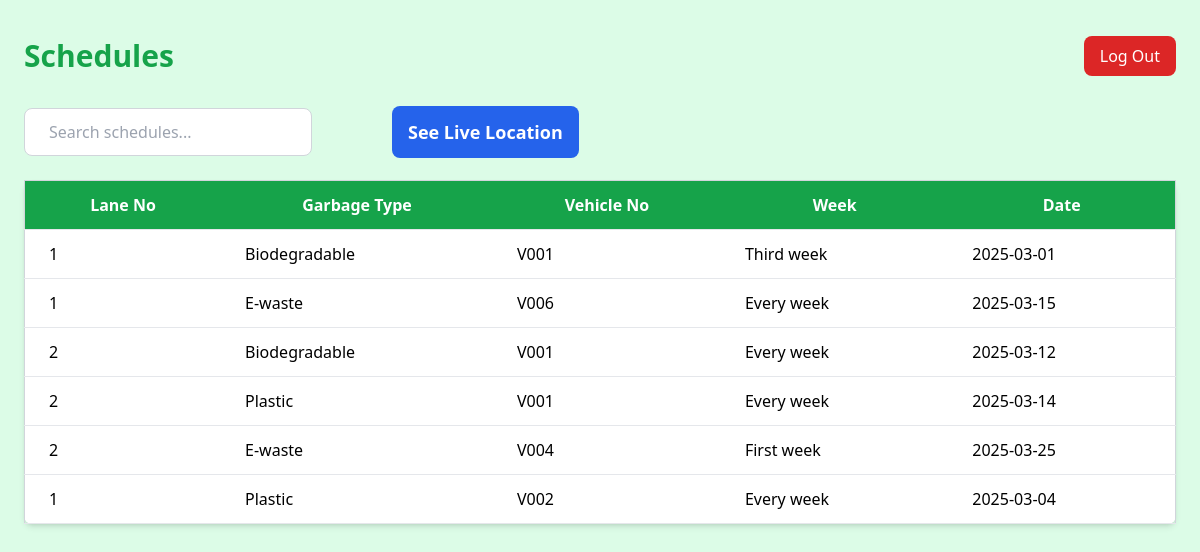
Page /user/view_schedules1.php (signed in) on the committed database.
### tables this page shows
CREATE TABLE IF NOT EXISTS `schedule` (
  `id` int NOT NULL AUTO_INCREMENT,
  `lane_no` varchar(50) NOT NULL,
  `garbage_type` enum('Plastic','Biodegradable','E-waste') NOT NULL,
  `day` varchar(50) NOT NULL,
  `week` enum('Every week','First week','Second week','Third week','Fourth week') NOT NULL,
  `vehicle_no` varchar(50) NOT NULL,
  PRIMARY KEY (`id`)
);

### user/view_schedules1.php (the view, shortened to what this page needs)
<?php
include '../config/database.php';
$sql = "SELECT * FROM schedule";
$result = $conn->query($sql);
?>
<!DOCTYPE html>
<html lang="en">
<head>
    <script src="https://cdn.tailwindcss.com"></script>
</head>
<body class="bg-green-100">
<div class="flex">
    <div class="flex-grow p-6">
        <div class="flex items-center justify-between py-3 mb-5">
            <h1 class="text-3xl font-bold text-green-600">Schedules</h1>
            <a href="?logout=true" class="text-white bg-red-600 px-4 py-2 rounded-lg hover:bg-red-700">Log Out</a>
        </div>
			<div class="mb-6 flex items-center h-[48px]">  <input type="text" id="search" placeholder="Search schedules..." class="px-6 py-3 rounded-lg w-1/4 border border-gray-300 mr-20 h-full" />
				<ul class="font-semibold text-lg">
       			 	<li>
            			<a href="https://mon-backend.azurewebsites.net/worldmap/" class="block px-4 py-3 bg-blue-600 text-white rounded-lg hover:bg-blue-700"> See Live Location </a>
        			</li>
   			 	</ul>
			</div>
        <div id="schedules">
            <table class="min-w-full bg-white border border-gray-300 rounded-lg shadow-md">
                <thead>
                    <tr class="bg-green-600">
                        <th class="px-6 py-3 border-b text-white">Lane No</th>
                        <th class="px-6 py-3 border-b text-white">Garbage Type</th>
                        <th class="px-6 py-3 border-b text-white">Vehicle No</th>
                        <th class="px-6 py-3 border-b text-white">Week</th>
                        <th class="px-6 py-3 border-b text-white">Date</th>
                    </tr>
                </thead>
                <tbody id="scheduleResults">
                    <?php if ($result->num_rows > 0): ?>
                        <?php while ($row = $result->fetch_assoc()): ?>
                            <tr class="request-row">
                                <td class="px-6 py-3 border-b"><?php echo $row['lane_no']; ?></td>
                                <td class="px-6 py-3 border-b"><?php echo $row['garbage_type']; ?></td>
                                <td class="px-6 py-3 border-b"><?php echo $row['vehicle_no']; ?></td>
                                <td class="px-6 py-3 border-b"><?php echo $row['week']; ?></td>
                                <td class="px-6 py-3 border-b"><?php echo $row['day']; ?></td>
                            </tr>
                        <?php endwhile; ?>
                    <?php else: ?>
                        <tr>
                            <td colspan="5" class="px-6 py-3 text-center">No schedules found.</td>
                        </tr>
                    <?php endif; ?>
                </tbody>
            </table>
        </div>
    </div>
</div>
</body>
</html>

### rows in the picture
schedule: lane_no "1", garbage_type "Biodegradable", vehicle_no "V001", week "Third week", day "2025-03-01"
schedule: lane_no "1", garbage_type "E-waste", vehicle_no "V006", week "Every week", day "2025-03-15"
schedule: lane_no "2", garbage_type "Biodegradable", vehicle_no "V001", week "Every week", day "2025-03-12"
schedule: lane_no "2", garbage_type "Plastic", vehicle_no "V001", week "Every week", day "2025-03-14"
schedule: lane_no "2", garbage_type "E-waste", vehicle_no "V004", week "First week", day "2025-03-25"
schedule: lane_no "1", garbage_type "Plastic", vehicle_no "V002", week "Every week", day "2025-03-04"
